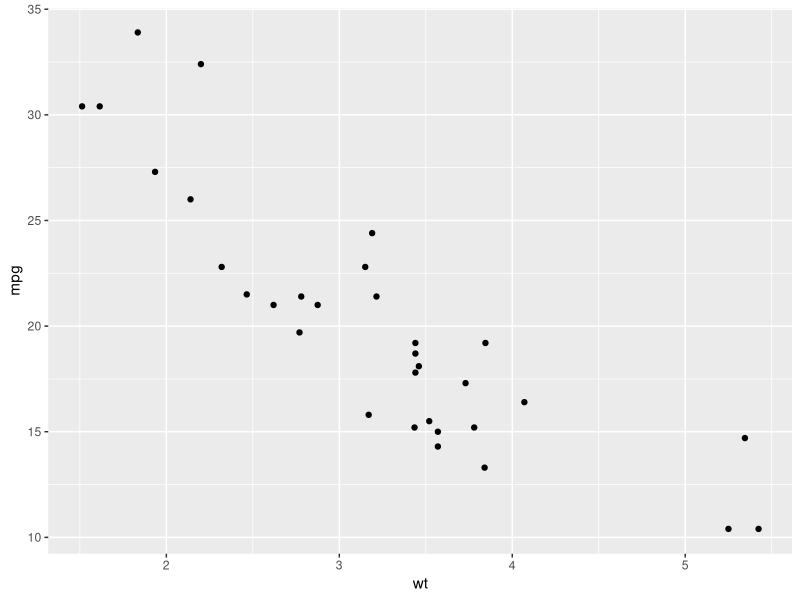
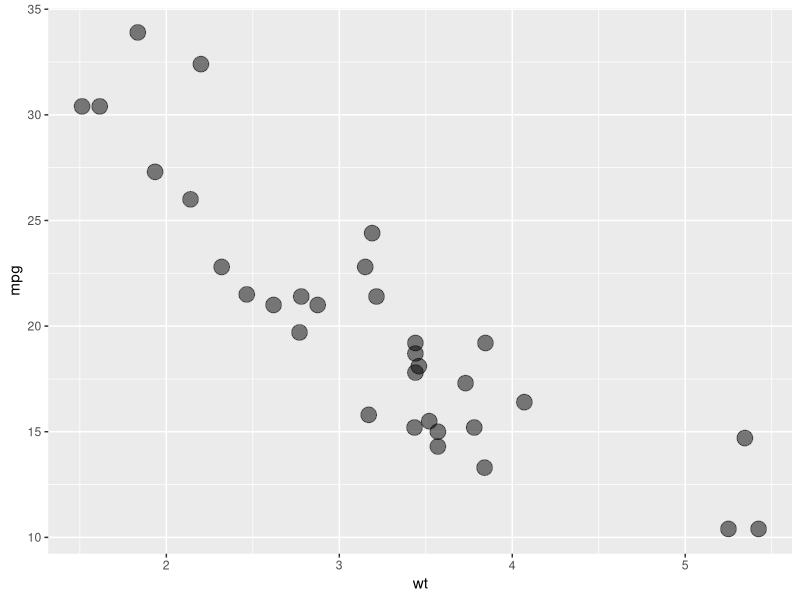
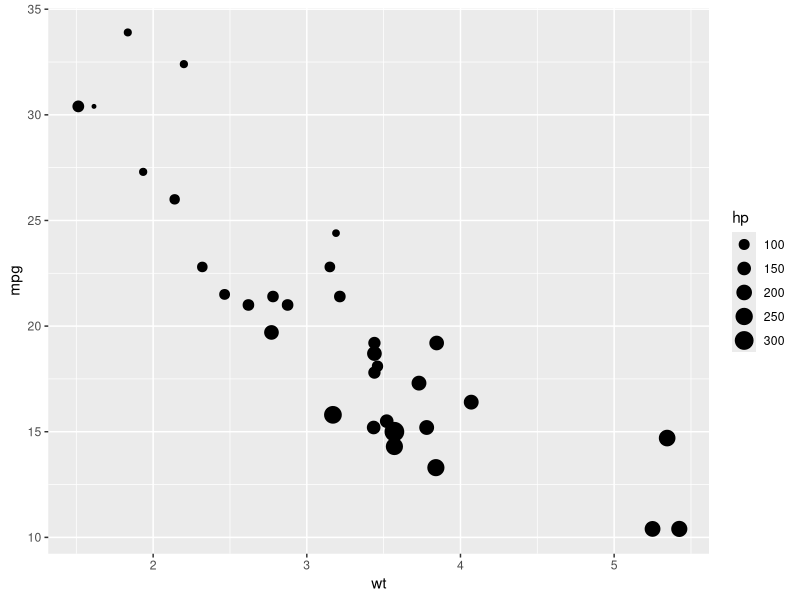
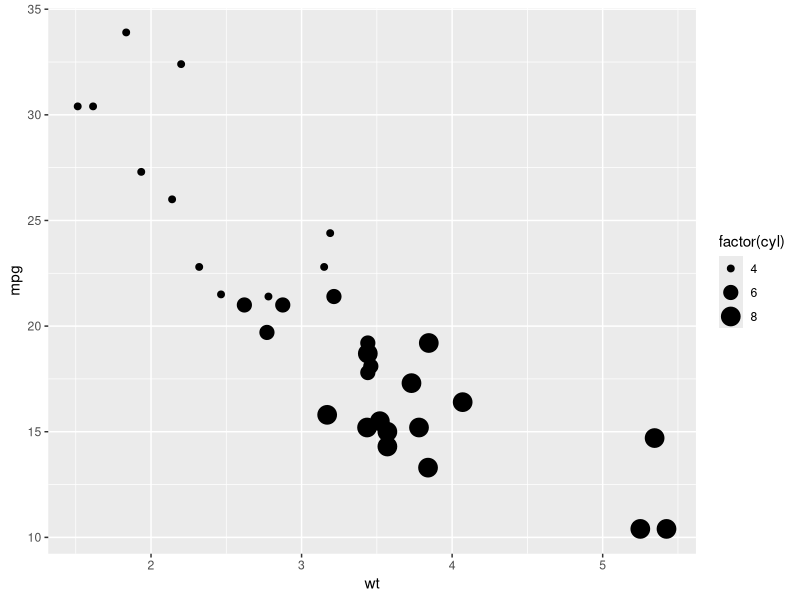
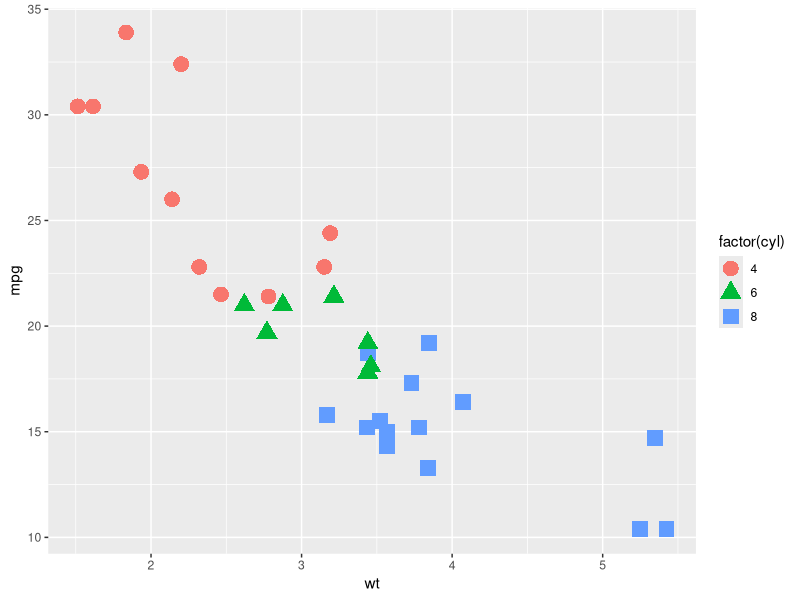
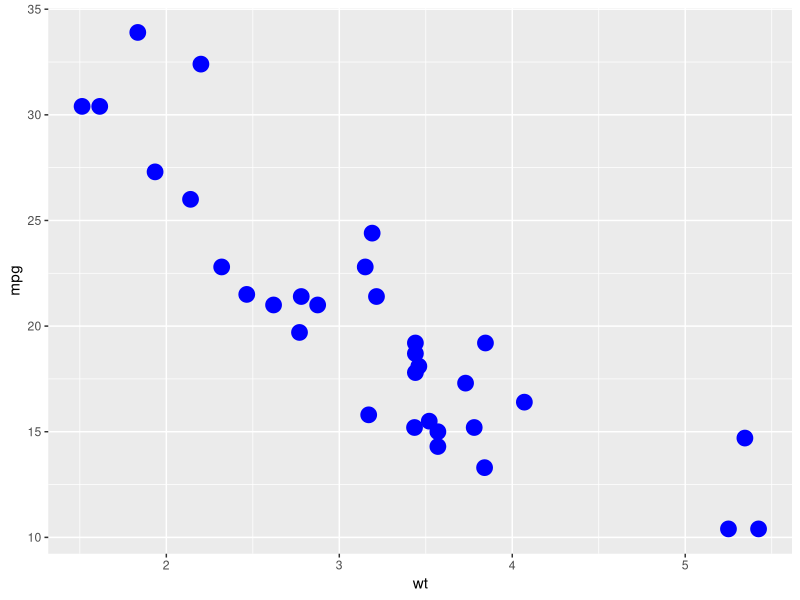
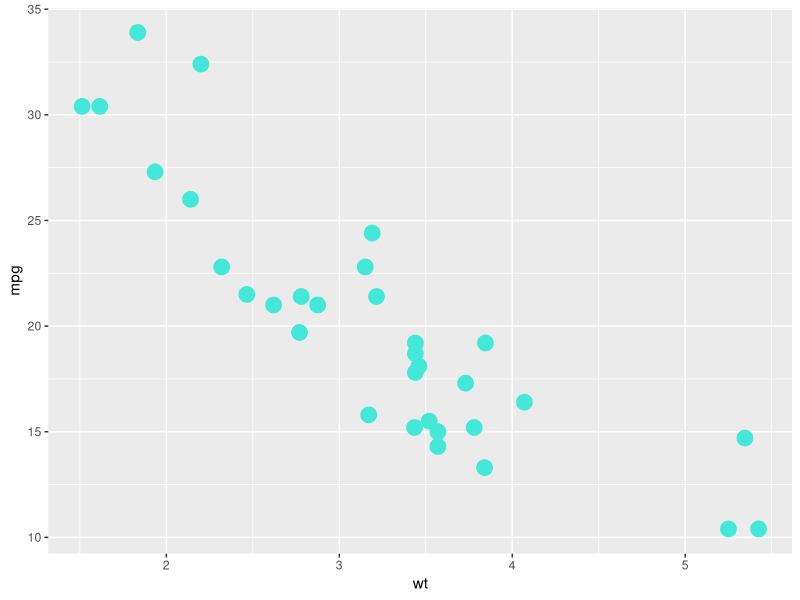
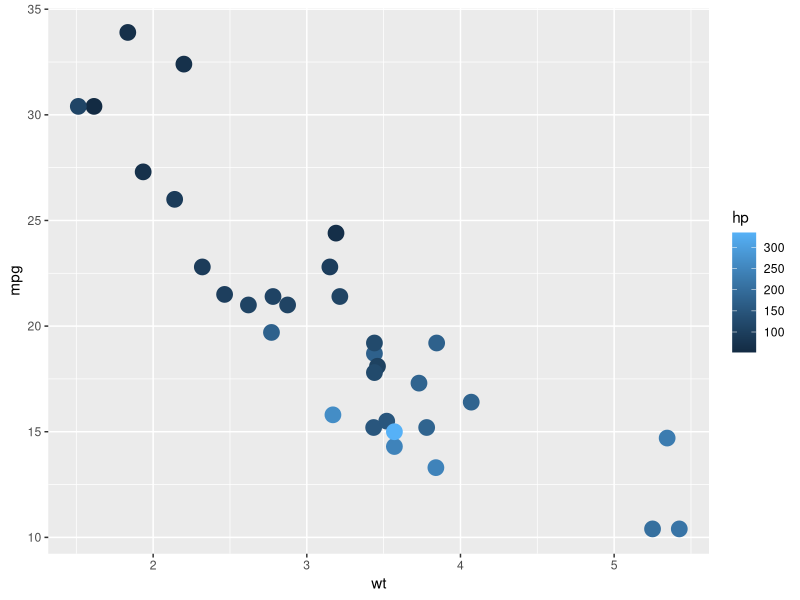

The R source for these figures, in order:
library(ggplot2)
df <- mtcars

# creating data and aesthetics layer
pl <- ggplot(data = df, aes(x=wt, y=mpg))

#geometry
print(pl + geom_point())

# size, shape, alpha
# size - size of data points
# alpha - prozirnost
print(pl + geom_point(size=5, alpha=0.5))

# sizing and shaping our point based on other features (parameters)

print(pl + geom_point(aes(size=hp)))

# we can make groupings by cylinder
# some sort of categorical feature -> factorize

print(pl + geom_point(aes(size=factor(cyl))))

print(pl + geom_point(aes(shape=factor(cyl), color=factor(cyl)), size=5))

pl2 <- pl + geom_point(size=5, color="blue")

print(pl2)

# hexcodes
pl2 <- pl + geom_point(size=5, color="#43e8d8")
print(pl2)

pl2 <- pl + geom_point(aes(color=hp), size=5)
print(pl2)

# choosing low color and high color

pl2 <- pl + geom_point(aes(color=hp), size=5)

pl3 <- pl2 + scale_color_gradient(low="blue", high="red")

print(pl3)
























